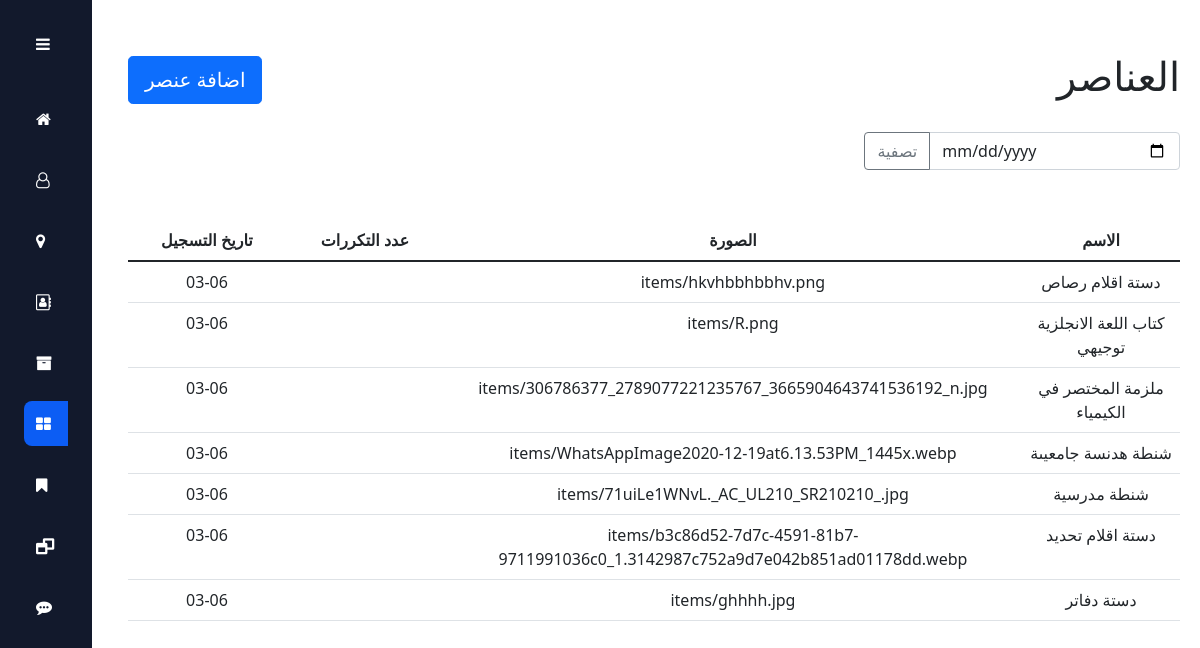
Page /admin_panel/item on the committed database.
### pages/models.py (models this page shows, shortened)
class item(models.Model):
    name = models.CharField(max_length=30)
    img = models.ImageField(upload_to='items/')
    entry_date = models.DateTimeField(auto_now_add=True)

### admin_panel/views.py (the view)
# urls.py: path('item', views.item, name="item"),
def item(request):
    delivery_point_model = apps.get_model('pages', 'delivery_point')
    item_model = apps.get_model('pages', 'item')
    item_desire_model = apps.get_model('pages', 'item_desire')
    donation_model = apps.get_model('pages', 'donation')
    message_model = apps.get_model('pages', 'message')
    receipt_model = apps.get_model('pages', 'receipt')
    registrar_model = apps.get_model('pages', 'registrar')
    beneficiary_model = apps.get_model('pages', 'beneficiary')
    item_demand_model = apps.get_model('pages', 'item_demand')
    if request.method == "POST":
        data = request.POST
        item_model.objects.create(name=data['name'],img=data['img'])
    day_item = None
    data_as = None
    if request.method == "GET" and 'data_as' in request.GET:
        data = request.GET
        day_item = item_model.objects.filter(entry_date__year = data.get('data_as')[:4], entry_date__month = data.get('data_as')[5:7], entry_date__day = data.get('data_as')[8:10]).order_by('-entry_date','-id')
        print(day_item)
        data_as = data.get('data_as')
    x = {
        'items': item_model.objects.all().order_by('-entry_date','id'),
        'day_item':day_item,
        'data_as':data_as,
        'title':'العناصر',
    }
    return render(request, 'admin_panel/pages/item.html',x)

### templates/admin_panel/pages/item.html (shortened to what this page needs)
{% extends 'admin_panel/base.html' %}
{% load static %}
{% block body %}
<div class="p4">
    <div class="uper">
        <div class="models sp">
        <h1 style="" class="hme">العناصر</h1>
        <div style=" font-size: x-large;"><button type="button" class="btn btn-primary btn-lg" data-bs-toggle="modal" data-bs-target="#name">اضافة عنصر</button></div>
        </div>
    </div>
    <br>
    <form  method="GET" class="models">
        <div class="input-group  ds" style="width: 30% !important;">
          <button class="btn btn-outline-secondary"name="dt" id="button-addon1">تصفية</button>
          <input type="date" required class="form-control"name="data_as"  placeholder="" aria-label="Example text with button addon" aria-describedby="button-addon1"value="{{data_as}}">
        </div>
    </form>
    <table class="table table-hover" style="width: 100%; margin-top: 50px;">
        <thead>
            <tr>
                <th style="width: 10%;"><center>تاريخ التسجيل</center></th>
                <th style="width: 10%;"><center>عدد التكررات</center></th>
                <th style="width: 10%;"><center>الصورة</center></th>
                <th style="width: 10%;"><center>الاسم</center></th>
            </tr>
          </thead>
        <tbody id="output1" style="width: 100%;">
            {% for item in items %}
                <tr dir="rtl">
                    <td style=" text-align:center; width: 10%;">{{item.entry_date|date:"m-d"}}</td>
                    <td style=" text-align:center; width: 10%;">{{item.id_ps}}</td>
                    <td style=" text-align:center; width: 10%;">{{item.img}}</td>
                    <td style=" text-align:center; width: 10%;">{{item.name}}</td>
                </tr>
            {% endfor %}
        </tbody>
    </table>
    <br>
</div>
{% endblock body %}

### project/static/css/admin_panel.css (style rules this page uses)
* { box-sizing: border-box; }
.p4 { display: flex; width: 100%; align-items: flex-end; flex-direction: column; justify-content: flex-end; padding: 20px; }
.models { width: 100%; display: flex; justify-content: flex-start; align-items: center; flex-direction: row-reverse; flex-wrap: wrap; }
.models.sp { justify-content: space-between; }
.uper { width: 100%; display: flex; align-items: center; justify-content: flex-end; }
body { position: relative; margin: 0; padding: 2rem 0 0 6.75rem; font-size: 1em; transition: .5s; }
h1 { margin: 0; }

### rows in the picture
item: entry_date "03-06", img "items/hkvhbbhbbhv.png", name "دستة اقلام رصاص"
item: entry_date "03-06", img "items/R.png", name "كتاب اللعة الانجلزية توجيهي"
item: entry_date "03-06", img "items/306786377_2789077221235767_3665904643741536192_n.jpg", name "ملزمة المختصر في الكيمياء"
item: entry_date "03-06", img "items/WhatsAppImage2020-12-19at6.13.53PM_1445x.webp", name "شنطة هدنسة جامعيىة"
item: entry_date "03-06", img "items/71uiLe1WNvL._AC_UL210_SR210210_.jpg", name "شنطة مدرسية"
item: entry_date "03-06", img "items/b3c86d52-7d7c-4591-81b7-9711991036c0_1.3142987c752a9d7e042b851ad01178dd.webp", name "دستة اقلام تحديد"
item: entry_date "03-06", img "items/ghhhh.jpg", name "دستة دفاتر"
